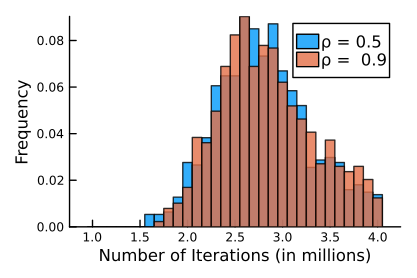

Here is the Julia script that generated this plot:
###########################################
## FIGURE B.1: iterations to convergence ##
###########################################

# set working directory
root_dir = ".../code_IJIO/";
code_dir = joinpath(root_dir, "code");
figure_table_appendix_dir = joinpath(root_dir, "figures_tables_appendix");
data_dir = joinpath(root_dir, "data_simulation");

cd(figure_table_appendix_dir);

# load packages
using Pkg
required_packages = ["Plots", "Statistics", "LinearAlgebra","JLD2","Revise","Measures"]
for pkg in required_packages
    try
        @eval using $(Symbol(pkg))
    catch
        println("Installing missing package: $pkg")
        Pkg.add(pkg)
        @eval using $(Symbol(pkg))
    end
end


# load data 
include(joinpath(code_dir, "init_stochastic.jl"));
@load joinpath(data_dir, "outcomes_stochastic.jld2") game Q_matrix profits actions cost t_final bf;


size(t_final)
bin_width = 0.1;
centers = 1:0.1:4;
edges = vcat(centers .- bin_width/2, maximum(centers) + bin_width/2);

r=1; d=1;
histogram(t_final[:,r,d]./10^6, bins=edges, normalize=:probability, ylabel="Frequency",label="ρ = $(game.rho[r])",alpha=0.8,linewidth=1)
r=2;
histogram!(t_final[:,r,d]./10^6, bins=edges, xticks=[1,1.5,2,2.5,3,3.5,4.0], normalize=:probability, ylabel="Frequency",label="ρ =  $(game.rho[r])",alpha=0.8,linewidth=1)
plot!(xlabel="Number of Iterations (in millions)", grid = false,size=(300,200),xlabelfontsize=8,ylabelfontsize=8, xtickfontsize=6,ytickfontsize=6)
savefig("figure_B1.pdf")

r=1;
mean(t_final[:,r,d])/10^6
r=2;
mean(t_final[:,r,d])/10^6
